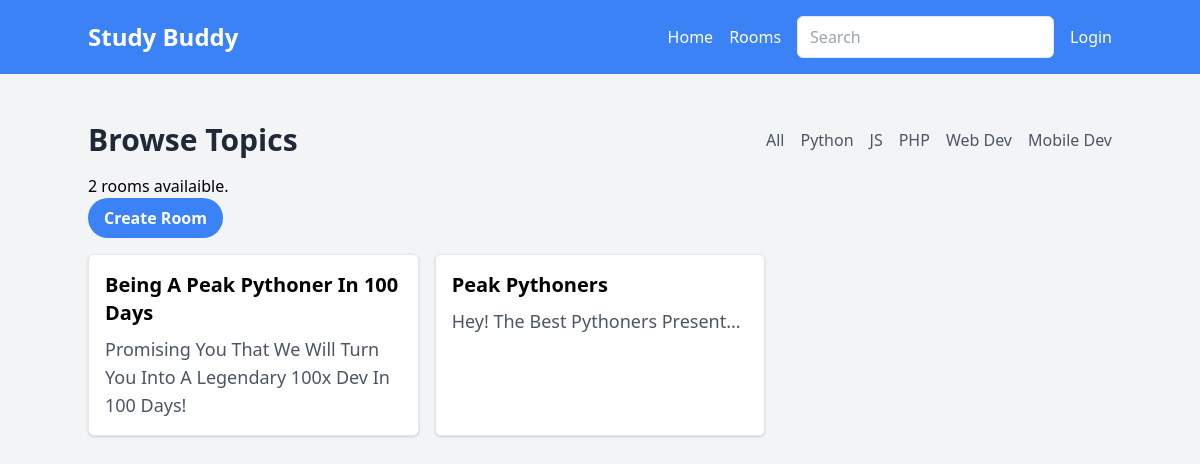
/?search=Python, run on the app's committed database.
### base/models.py (models this page shows, shortened)
class Topic(models.Model):
    name = models.CharField(max_length=200)

class Room(models.Model):
    host = models.ForeignKey(User, on_delete=models.SET_NULL, null = True)
    topic = models.ForeignKey(Topic, on_delete=models.SET_NULL, null = True)
    name = models.CharField(max_length=200)
    description = models.TextField(null=True, blank=True)
    participants = models.ManyToManyField(User, related_name="participants", blank=True)
    updated = models.DateTimeField(auto_now=True)
    created = models.DateTimeField(auto_now_add=True)
    class Meta:
        ordering = ["-updated", "-created"]

### base/views.py (the view)
# urls.py: 2. Add a URL to urlpatterns:  path('', views.home, name='home')
def home(request):
    search = request.GET.get("search")
    if search == None or search == "All":
        rooms = Room.objects.all()
    else:
        rooms = Room.objects.filter(
            Q(topic__name__icontains=search) |
            Q(name__icontains=search) |
            Q(description__icontains=search)
        )
    rooms_count = rooms.count()
    topics = Topic.objects.all()
    context = {"rooms" : rooms, "topics": topics, "rooms_count": rooms_count}
    return render(request,  "base/home.html", context)

### base/templates/base/home.html (shortened to what this page needs)
{% extends "mainlayout.html" %}
{% block content %}
<div class="container mx-auto mt-8">
    <div class="py-4">
        <div class="container mx-auto">
            <div class="flex items-center justify-between">
                <h2 class="text-gray-800 text-3xl font-semibold">Browse Topics</h2>
                <ul class="flex space-x-4">
                    <li>
                        <a href="{% url 'home' %}?search=All" class="text-gray-600 hover:text-indigo-500 hover:underline transition duration-300">All</a>
                    </li>
                    {% for topic in topics %}
                    <li>
                        <a href="{% url 'home' %}?search={{topic.name}}" class="text-gray-600 hover:text-indigo-500 hover:underline transition duration-300">{{topic.name}}</a>
                    </li>
                    {% endfor %}
                </ul>
            </div>
        </div>
    </div>
        <p>{{rooms_count}} rooms availaible.</p>
        <a href="{% url 'create-room' %}" class="bg-blue-500 text-white font-bold py-2 px-4 rounded-full hover:bg-blue-700 hover:shadow-md transition duration-300 mb-4 inline-block">Create Room</a>
    <div class="grid grid-cols-1 md:grid-cols-2 lg:grid-cols-3 gap-4">
        {% for room in rooms %}
            <div class="bg-white border p-4 rounded-md shadow">
                <a href="{% url 'room' room.id %}">
                    <h5 class="text-xl font-bold mb-2">{{ room.name }}</h5>
                    <p class="text-lg text-gray-600">{{ room.description }}</p>
                </a>
            </div>
        {% endfor %}
    </div>
</div>
{% endblock content %}

### data on the page
Topic: name "Python"
Topic: name "JS"
Topic: name "PHP"
Topic: name "Web Dev"
Topic: name "Mobile Dev"
Room: name "Being A Peak Pythoner In 100 Days", description "Promising You That We Will Turn You Into A Legendary 100x Dev In 100 Days!"
Room: name "Peak Pythoners", description "Hey! The Best Pythoners Present..."

### other printed values
{{ rooms_count }} "2"
